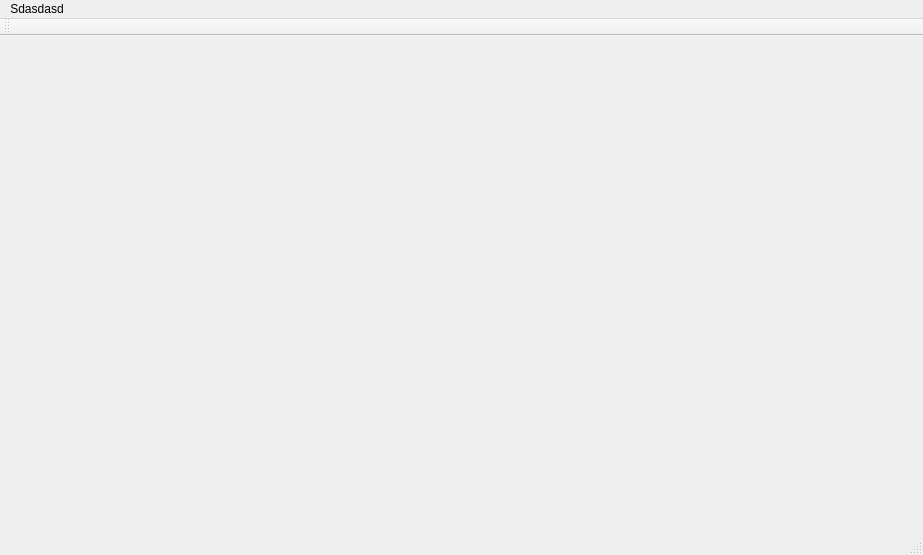
<?xml version="1.0" encoding="UTF-8"?>
<ui version="4.0">
 <class>MainWindow</class>
 <widget class="QMainWindow" name="MainWindow">
  <property name="geometry">
   <rect>
    <x>0</x>
    <y>0</y>
    <width>923</width>
    <height>555</height>
   </rect>
  </property>
  <property name="windowTitle">
   <string>MainWindow</string>
  </property>
  <widget class="QWidget" name="centralWidget"/>
  <widget class="QMenuBar" name="menuBar">
   <property name="geometry">
    <rect>
     <x>0</x>
     <y>0</y>
     <width>923</width>
     <height>22</height>
    </rect>
   </property>
   <widget class="QMenu" name="menuSdasdasd">
    <property name="title">
     <string>Sdasdasd</string>
    </property>
   </widget>
   <addaction name="menuSdasdasd"/>
  </widget>
  <widget class="QToolBar" name="mainToolBar">
   <attribute name="toolBarArea">
    <enum>TopToolBarArea</enum>
   </attribute>
   <attribute name="toolBarBreak">
    <bool>false</bool>
   </attribute>
  </widget>
  <widget class="QStatusBar" name="statusBar"/>
 </widget>
 <layoutdefault spacing="6" margin="11"/>
 <resources/>
 <connections/>
</ui>
